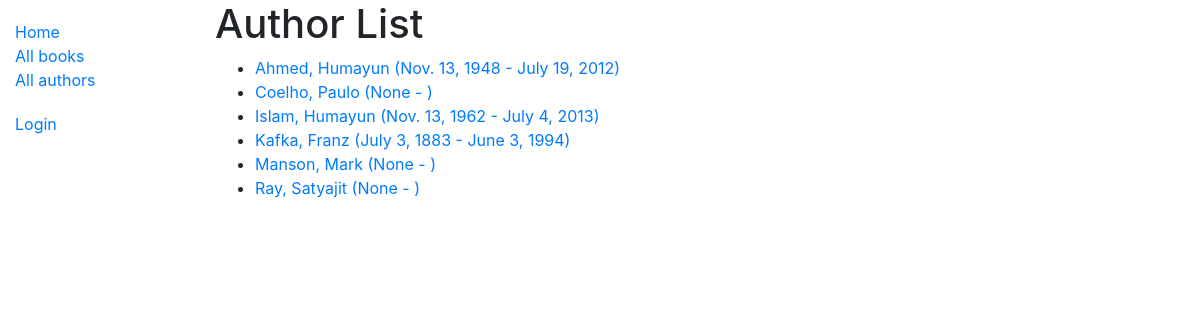
Screenshot of /catalog/authors/ with the database file from the repository.
### catalog/models.py (models this page shows)
class Author(models.Model):
    first_name = models.CharField(max_length=100)
    last_name = models.CharField(max_length=100)
    date_of_birth = models.DateField(null=True, blank=True)
    date_of_death = models.DateField('died', null=True, blank=True)
    class Meta:
        ordering = ['last_name', 'first_name']
    def get_absolute_url(self):
        return reverse('author-detail', args=[str(self.id)])
    def __str__(self):
        return '{0}, {1}'.format(self.last_name, self.first_name)

### catalog/views.py (the view)
# urls.py: path('authors/', views.AuthorListView.as_view(), name='authors'),
class AuthorListView(generic.ListView):
    model = Author
    paginate_by = 10

### catalog/templates/catalog/author_list.html
{% extends "base_generic.html" %}
{% block content %}
<h1>Author List</h1>
{% if author_list %}
<ul>
    {% for author in author_list %}
    <li>
        <a href="{{ author.get_absolute_url }}">
            {{ author }} ({{author.date_of_birth}} - {% if author.date_of_death %}{{author.date_of_death}}{% endif %})
        </a>
    </li>
    {% endfor %}
</ul>
{% else %}
<p>There are no authors available.</p>
{% endif %}
{% endblock %}

### rows the page displays
Author: last_name+first_name "Ahmed, Humayun", date_of_birth "Nov. 13, 1948", date_of_death "July 19, 2012"
Author: last_name+first_name "Coelho, Paulo", date_of_birth "None"
Author: last_name+first_name "Islam, Humayun", date_of_birth "Nov. 13, 1962", date_of_death "July 4, 2013"
Author: last_name+first_name "Kafka, Franz", date_of_birth "July 3, 1883", date_of_death "June 3, 1994"
Author: last_name+first_name "Manson, Mark", date_of_birth "None"
Author: last_name+first_name "Ray, Satyajit", date_of_birth "None"
